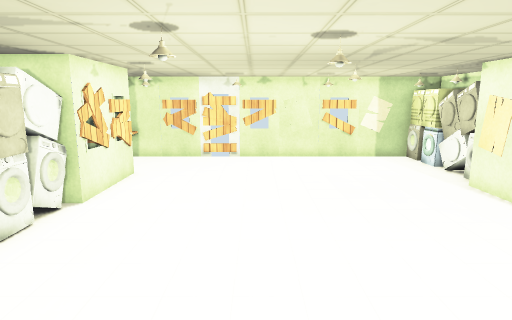
view 1 (above)

13 first-person views from a walk through a 3-D level made in the Unity game engine. The camera is 1.4 m above the floor, tilts 10° down and sees 75° across. The floor is counted in squares, 0.5 m on a side. Each view is taken from the middle of a square. On the plan, view 1 faces up. The plan holds only what a view shows up to about 20 squares ahead; the rest is blank. Some surface patterns are stand-ins.

view 2
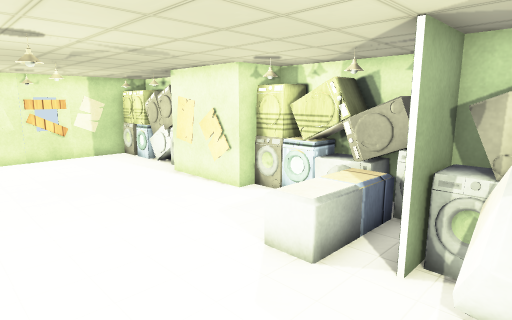

view 3
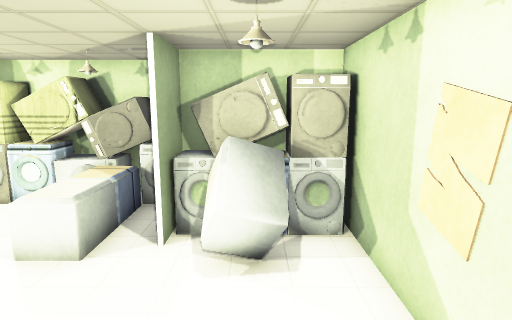

view 4
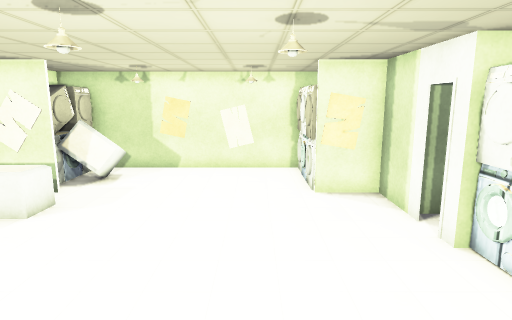

view 5
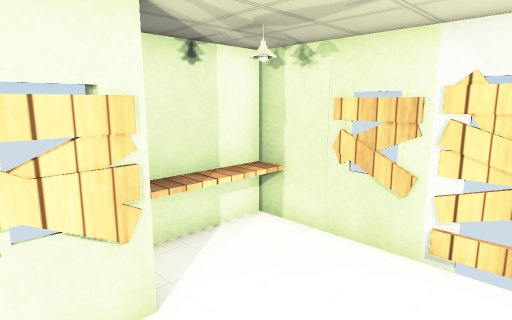

view 6
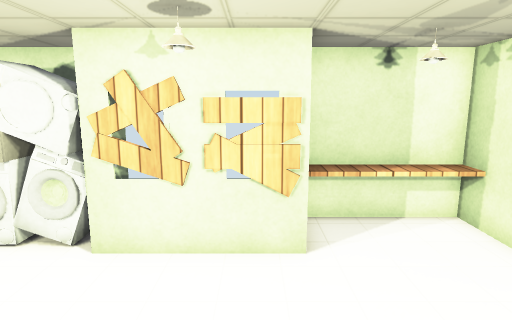

view 7
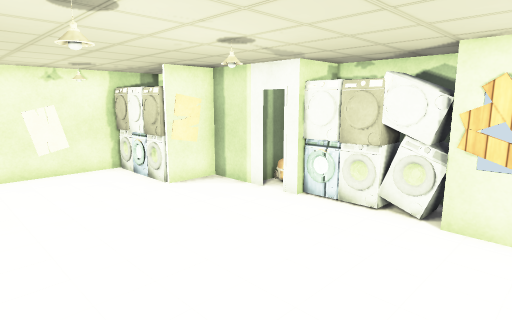

view 8
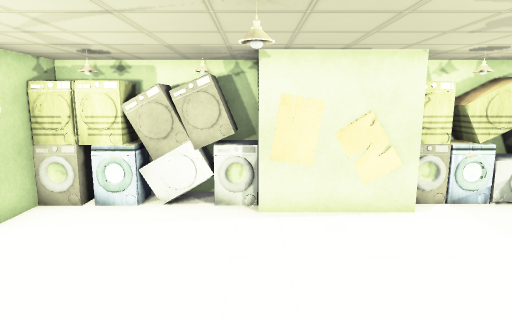

view 9
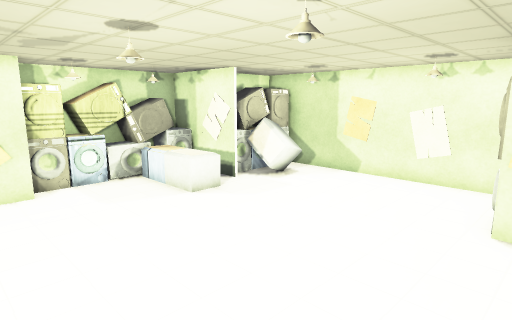

view 10
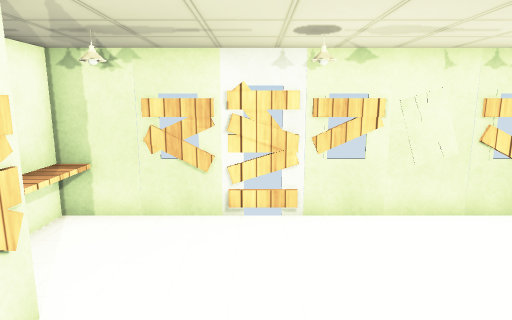

view 11
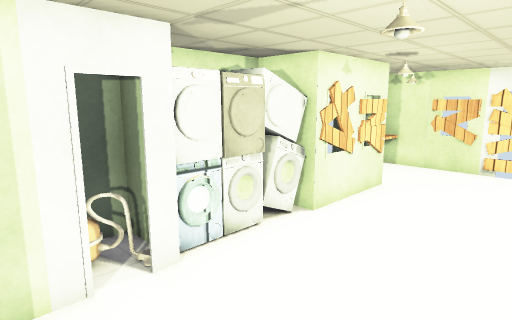

view 12
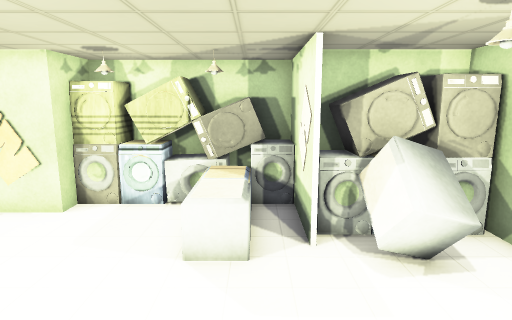

view 13
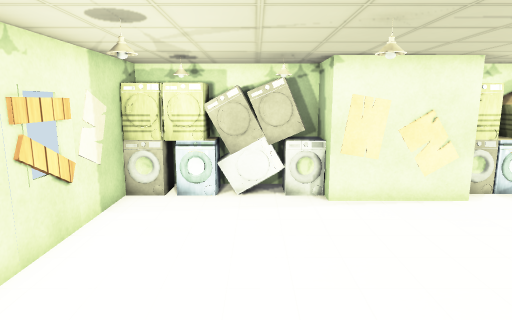

### Floor plan
Points are (right, up) in squares from view 1. A wall is a line through its corners. A room is listed if a view was taken in it or the views show most of it. See-through windows are left out.
Room 1 (views 1, 2, 3, 4, 5, 6, 7, 8, 9, 10, 11, 12, 13)
walls: (-4.8, 11.6) (-4.8, 10.4); (-5.1, 4.9) (-4.8, 4.9) (-4.8, 0.9) (-2.8, 0.9); (7.8, 5.1) (8.7, 5.1); (7.7, 4.7) (7.9, 4.9) (9.1, 4.9); (7.7, 4.5) (7.7, 4.9); (7.8, 4.5) (8, 5.3); (7.9, 4.5) (7.9, 7); (-6.8, 8.5) (-6.8, 7.4); (8, 4.5) (7.9, 5.3) (9.1, 5.3); (-5.4, 12.9) (-6.5, 12.9); (9.1, 6.9) (7.2, 6.9) (7.2, 11); (5.1, 0.9) (7.5, 0.9); (9.2, 5.7) (8.3, 5.7); (9.2, 10.9) (9.2, 12.5); (9.1, 3.8) (8.4, 3.8); (9.1, 3.7) (8.4, 3.7); (7.7, 14.5) (7.6, 15.4) (7.7, 15.5); (7.7, 14.5) (7.9, 15.3); (7.7, 14.5) (7.7, 17); (7.8, 14.5) (7.6, 15.2); (7.8, 14.5) (7.6, 15); (7.9, 14.4) (7.9, 15.5); (7.9, 14.5) (7.6, 15); (7.6, 15.3) (7.7, 15.5); (8.9, 14.5) (7.6, 14.5) (7.9, 16.5); (9.2, 14.4) (9.2, 16.4); (-4.4, 16.9) (-5.5, 16.9); (9.2, 0.9) (9.2, 6.6); (-6.8, 16.5) (-6.8, 15.4); (-3.1, -3.1) (7.2, -3.1) (7.2, 0.8) (5.1, 0.8); (9.1, 16.9) (0.4, 16.9)
low walls: (-5.1, 5.6) (-5.1, 4.9); (6.5, 3.3) (7.5, 3.3); (7.9, 4.5) (7.6, 5.1); (9, 4.5) (8, 4.5) (7.8, 5.1); (7.5, 2.1) (6.4, 2.1)
objects: plank (-7, 13) to (-7, 14); plank (-7, 15); other object (-7, 17) to (-7, 18); other object (-6, 6) to (-5, 6); other object (-6, 7); other object (-6, 7) to (-5, 8); other object (-6, 9); plank (-6, 14); plank (-6, 15) to (-6, 16); plank (-6, 17) to (-6, 18); plank (-5, 9); plank (-5, 10); plank (-5, 12); plank (-5, 13); other object (-4, -2); other object (-4, 0); plank (-4, 17); other object (-3, -2); other object (-3, -1); other object (-3, 0); plank (-3, 17); plank (-2, 17); plank (-1, 17); plank (0, 17); other object (4, -2) to (5, 0); other object (5, 2) to (6, 3); other object (6, -2); other object (6, -1); other object (6, 0); other object (8, 1) to (8, 2); other object (8, 3) to (9, 3); other object (8, 4); other object (8, 6); other object (8, 11); other object (8, 12) to (8, 13); other object (8, 14) to (9, 14); other object (8, 16); other object (9, 13)

Where each view was taken, in squares from view 1:
view 1: 0 up, 0 right, facing up
view 2: 1 down, 0 right, facing up-right
view 3: 1 down, 1 left, facing right
view 4: 11 up, 1 left, facing down
view 5: 11 up, 1 left, facing up-left
view 6: 12 up, 1 right, facing left
view 7: 11 up, 3 right, facing down-left
view 8: 11 up, 1 left, facing right
view 9: 9 up, 4 left, facing down-right
view 10: 9 up, 2 left, facing up
view 11: 2 up, 0 right, facing up-left
view 12: 2 up, 1 left, facing right
view 13: 13 up, 2 left, facing right
